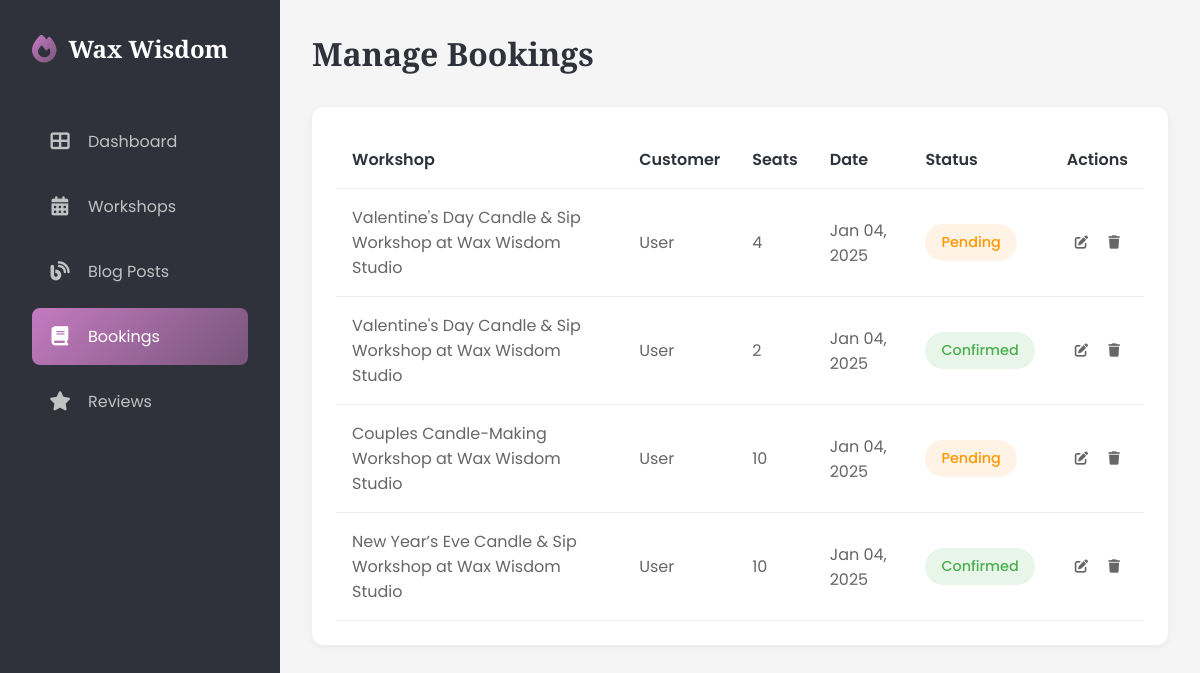
Before: /dashboard/bookings/ (signed in) with the older database file.
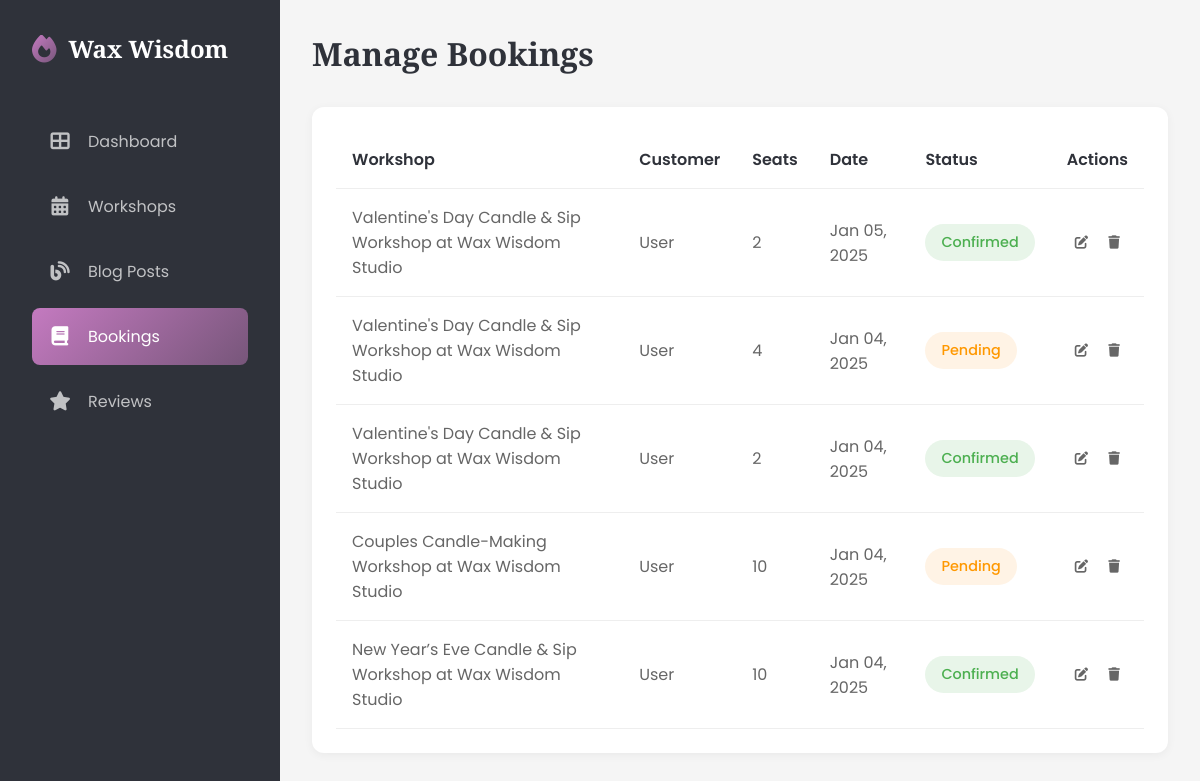
After: the same page with the newer database file.
### candle/models.py (models this page shows, shortened)
class Booking(models.Model):
    STATUS_CHOICES = [
        ('confirmed', 'Confirmed'),
        ('pending', 'Pending'),
        ('cancelled', 'Cancelled'),
    ]
    user = models.ForeignKey(User, on_delete=models.CASCADE, related_name='bookings', related_query_name='booking')
    workshop = models.ForeignKey(CandleWorkshop, on_delete=models.CASCADE, related_name='bookings', related_query_name='booking')
    booking_date = models.DateTimeField(auto_now_add=True)
    number_of_seats = models.IntegerField()
    status = models.CharField(
        max_length=10,
        choices=STATUS_CHOICES,
        default='pending'
    )
    class Meta:
        ordering = ['-booking_date']

class CandleWorkshop(models.Model):
    title = models.CharField(max_length=255)
    description = models.TextField()
    duration = models.FloatField(
        help_text='Duration of the workshop in hours (e.g., 1.5 for 1.5 hours)'
    )
    thumbnail = models.ImageField(
        upload_to='workshop_thumbnails/',
        null=True,
        blank=True,
        help_text='Featured image for the workshop',
        storage=RawMediaCloudinaryStorage()
    )
    date = models.DateField()
    time = models.TimeField()
    price = models.DecimalField(max_digits=10, decimal_places=2)
    capacity = models.IntegerField()
    class Meta:
        ordering = ("-date",)

### candle/views.py (the view)
# urls.py: path("bookings/",DashboardBookingView.as_view(),name="dashboard_bookings"),
class DashboardBookingView(LoginRequiredMixin,ListView):
    model = Booking
    template_name = "candle/dashboard/bookings.html"
    context_object_name = 'bookings'
    paginate_by = 10
    def get_queryset(self):
        user = self.request.user
        if user.is_superuser:
            return Booking.objects.all().order_by('-booking_date')
        return Booking.objects.filter(user=user).order_by('-booking_date')
    def get_context_data(self, **kwargs):
        context = super().get_context_data(**kwargs)
        context["active_menu"] = "bookings"
        return context

### candle/context_processors.py (called while the page is built)
def company_info(request):
    config = {
        "latest_blogs":Blogpost.objects.all()[:6],
        "latest_workshops":CandleWorkshop.objects.all()[:6]
    }
    try:
        config.update(Config.objects.first().as_dict())
    except Exception as e:
        pass
    return config

### candle/models.py (called while the page is built)
    def as_dict(self):
        return {
            'site_name': self.site_name or '',
            'site_title': self.site_title or '',
            "about_us": self.about_us or '',
            'site_description': self.site_description or '',
            'facebook_url': self.facebook_url or '',
            'instagram_url': self.instagram_url or '',
            "pinterest_url": self.pinterest_url or ""
        }

### candle/templates/candle/dashboard/bookings.html (shortened to what this page needs)
{% extends 'candle/dashboard/base.html' %}
{% block content %}
<main class="main-content">
    <div class="page-header">
        <h1 class="page-title">Manage Bookings</h1>
    </div>
    <div class="table-container">
        {% if not bookings %}
        <div class="empty-state">
            <i class="fas fa-calendar-xmark"></i>
            <p>No Recent Bookings</p>
            <span>New bookings will appear here</span>
        </div>
        {% else %}
        <table>
            <thead>
                <tr>
                    <th>Workshop</th>
                    {% if user.is_superuser %}
                    <th>Customer</th>
                    {% endif %}
                    <th>Seats</th>
                    <th>Date</th>
                    <th>Status</th>
                    <th>Actions</th>
                </tr>
            </thead>
            <tbody>
                {% for booking in bookings %}
                    <tr>
                        <td>{{booking.workshop.title}}</td>
                        {% if user.is_superuser %}
                        <td>{{booking.user.get_full_name|default:"User"}}</td>
                        {% endif %}
                        <td>{{booking.number_of_seats}}</td>
                        <td>{{booking.booking_date|date:"M d, Y"}}</td>
                        <td><span class="status status-{{booking.status}}">{{booking.get_status_display}}</span></td>
                        <td>
                            <button class="action-btn" onclick="openBookingModal({{booking.id}})"><i class="fas fa-edit"></i></button>
                            <form method="post" action="{% url 'candle:delete_bookings' booking.id %}" class="delete-form">
                                <button type="submit" class="action-btn">
                                    <i class="fas fa-trash"></i>
                                </button>
                            </form>
                        </td>
                    </tr>
                {% endfor %}
            </tbody>
        </table>
        {% endif %}
    </div>
</main>
{% endblock content %}

Changed rows visible on the page:
added Booking: workshop "Valentine's Day Candle & Sip Workshop at Wax Wisdom Studio", user.get_full_name "User", number_of_seats "2", booking_date "Jan 05, 2025", status "Confirmed"
